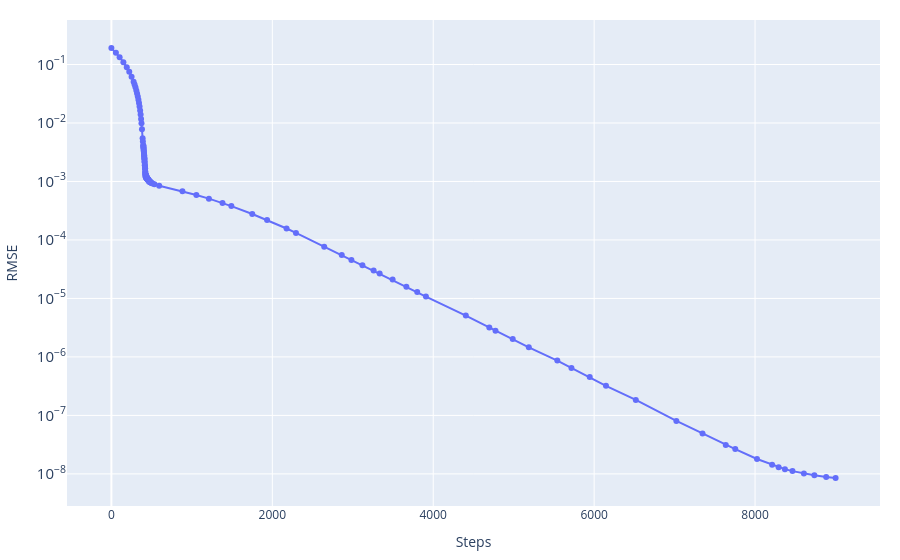
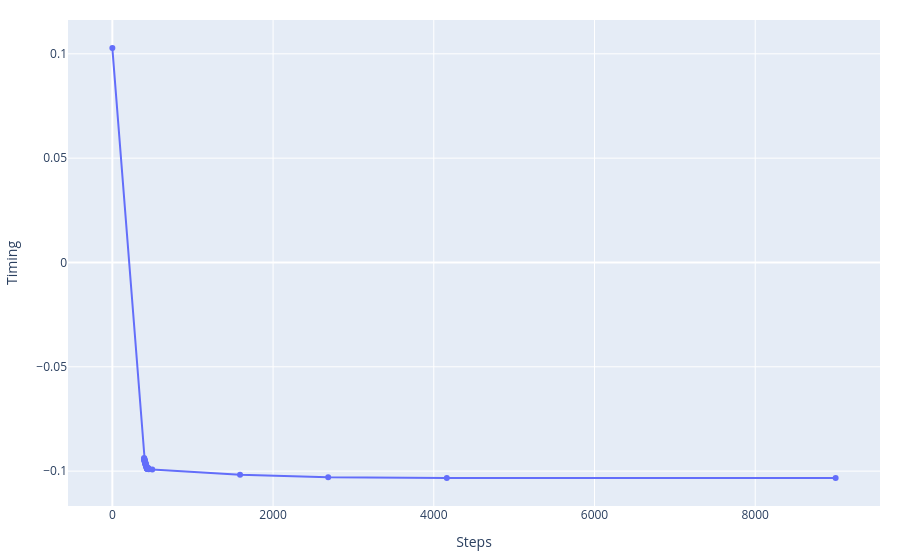

Notebook code for these charts, in order:
### Code cell
event_best_US, history_US, cost_story_US, misfit_fin_US = Uniq_searcher.gradient_descent(
    stations=stations_norm,
    event_test=np.copy(event_ini),
    n_iteration=200_000,
    ranX=1,
    ranY=1,
    ranZ=1,
    rant=0.0005,
    lr_decay=0.05,
    patience=500,
    vp=4000.0)

print('Best fitt with:')
print(f'\t- RMSE = {misfit_fin_US}')
print(f'\t- Event = {event_best_US}')

_ = graphics.history_2d(cost_story_US, 'RMSE', log_y=True)
_ = graphics.history_2d(history_US[:, 3], 'Timing')
_ = graphics.history_3d(history_US[:, :3], stations_norm)

### Figure 1 — Plotly figure (JSON) as saved in the notebook; plotly's stock layout.template omitted (floating-point values rounded to 4 significant figures; data arrays with more than 128 entries replaced by an {"elided": "..."} marker saying what was removed)
{"data": [{"mode": "lines+markers", "name": "RMSE", "type": "scatter", "x": {"elided": "151 int values"}, "y": {"elided": "151 float values"}}], "layout": {"hovermode": "x unified", "margin": {"b": 20, "l": 20, "r": 20, "t": 20}, "title": {}, "xaxis": {"showgrid": true, "title": {"text": "Steps"}}, "yaxis": {"exponentformat": "power", "showgrid": true, "title": {"text": "RMSE"}, "type": "log"}}}

### Figure 2 — Plotly figure (JSON) as saved in the notebook; plotly's stock layout.template omitted (floating-point values rounded to 4 significant figures)
{"data": [{"mode": "lines+markers", "name": "Timing", "type": "scatter", "x": [0, 394, 395, 397, 398, 399, 400, 402, 403, 405, 406, 408, 409, 411, 412, 413, 414, 416, 417, 419, 420, 421, 422, 424, 425, 427, 428, 430, 431, 432, 433, 434, 435, 436, 437, 438, 439, 440, 441, 442, 451, 453, 497, 1589, 2686, 4162, 9001], "y": [0.1028, -0.09423, -0.09373, -0.09473, -0.09423, -0.09473, -0.09423, -0.09523, -0.09473, -0.09573, -0.09523, -0.09623, -0.09573, -0.09673, -0.09623, -0.09673, -0.09623, -0.09723, -0.09676, -0.09771, -0.09726, -0.09771, -0.09728, -0.09814, -0.09773, -0.09852, -0.09816, -0.09887, -0.09854, -0.09887, -0.09856, -0.09887, -0.09857, -0.09887, -0.09859, -0.09887, -0.0986, -0.09887, -0.09862, -0.09887, -0.09867, -0.09907, -0.09925, -0.1017, -0.1029, -0.1032, -0.1033]}], "layout": {"hovermode": "x unified", "margin": {"b": 20, "l": 20, "r": 20, "t": 20}, "title": {}, "xaxis": {"showgrid": true, "title": {"text": "Steps"}}, "yaxis": {"exponentformat": "power", "showgrid": true, "title": {"text": "Timing"}, "type": "linear"}}}
